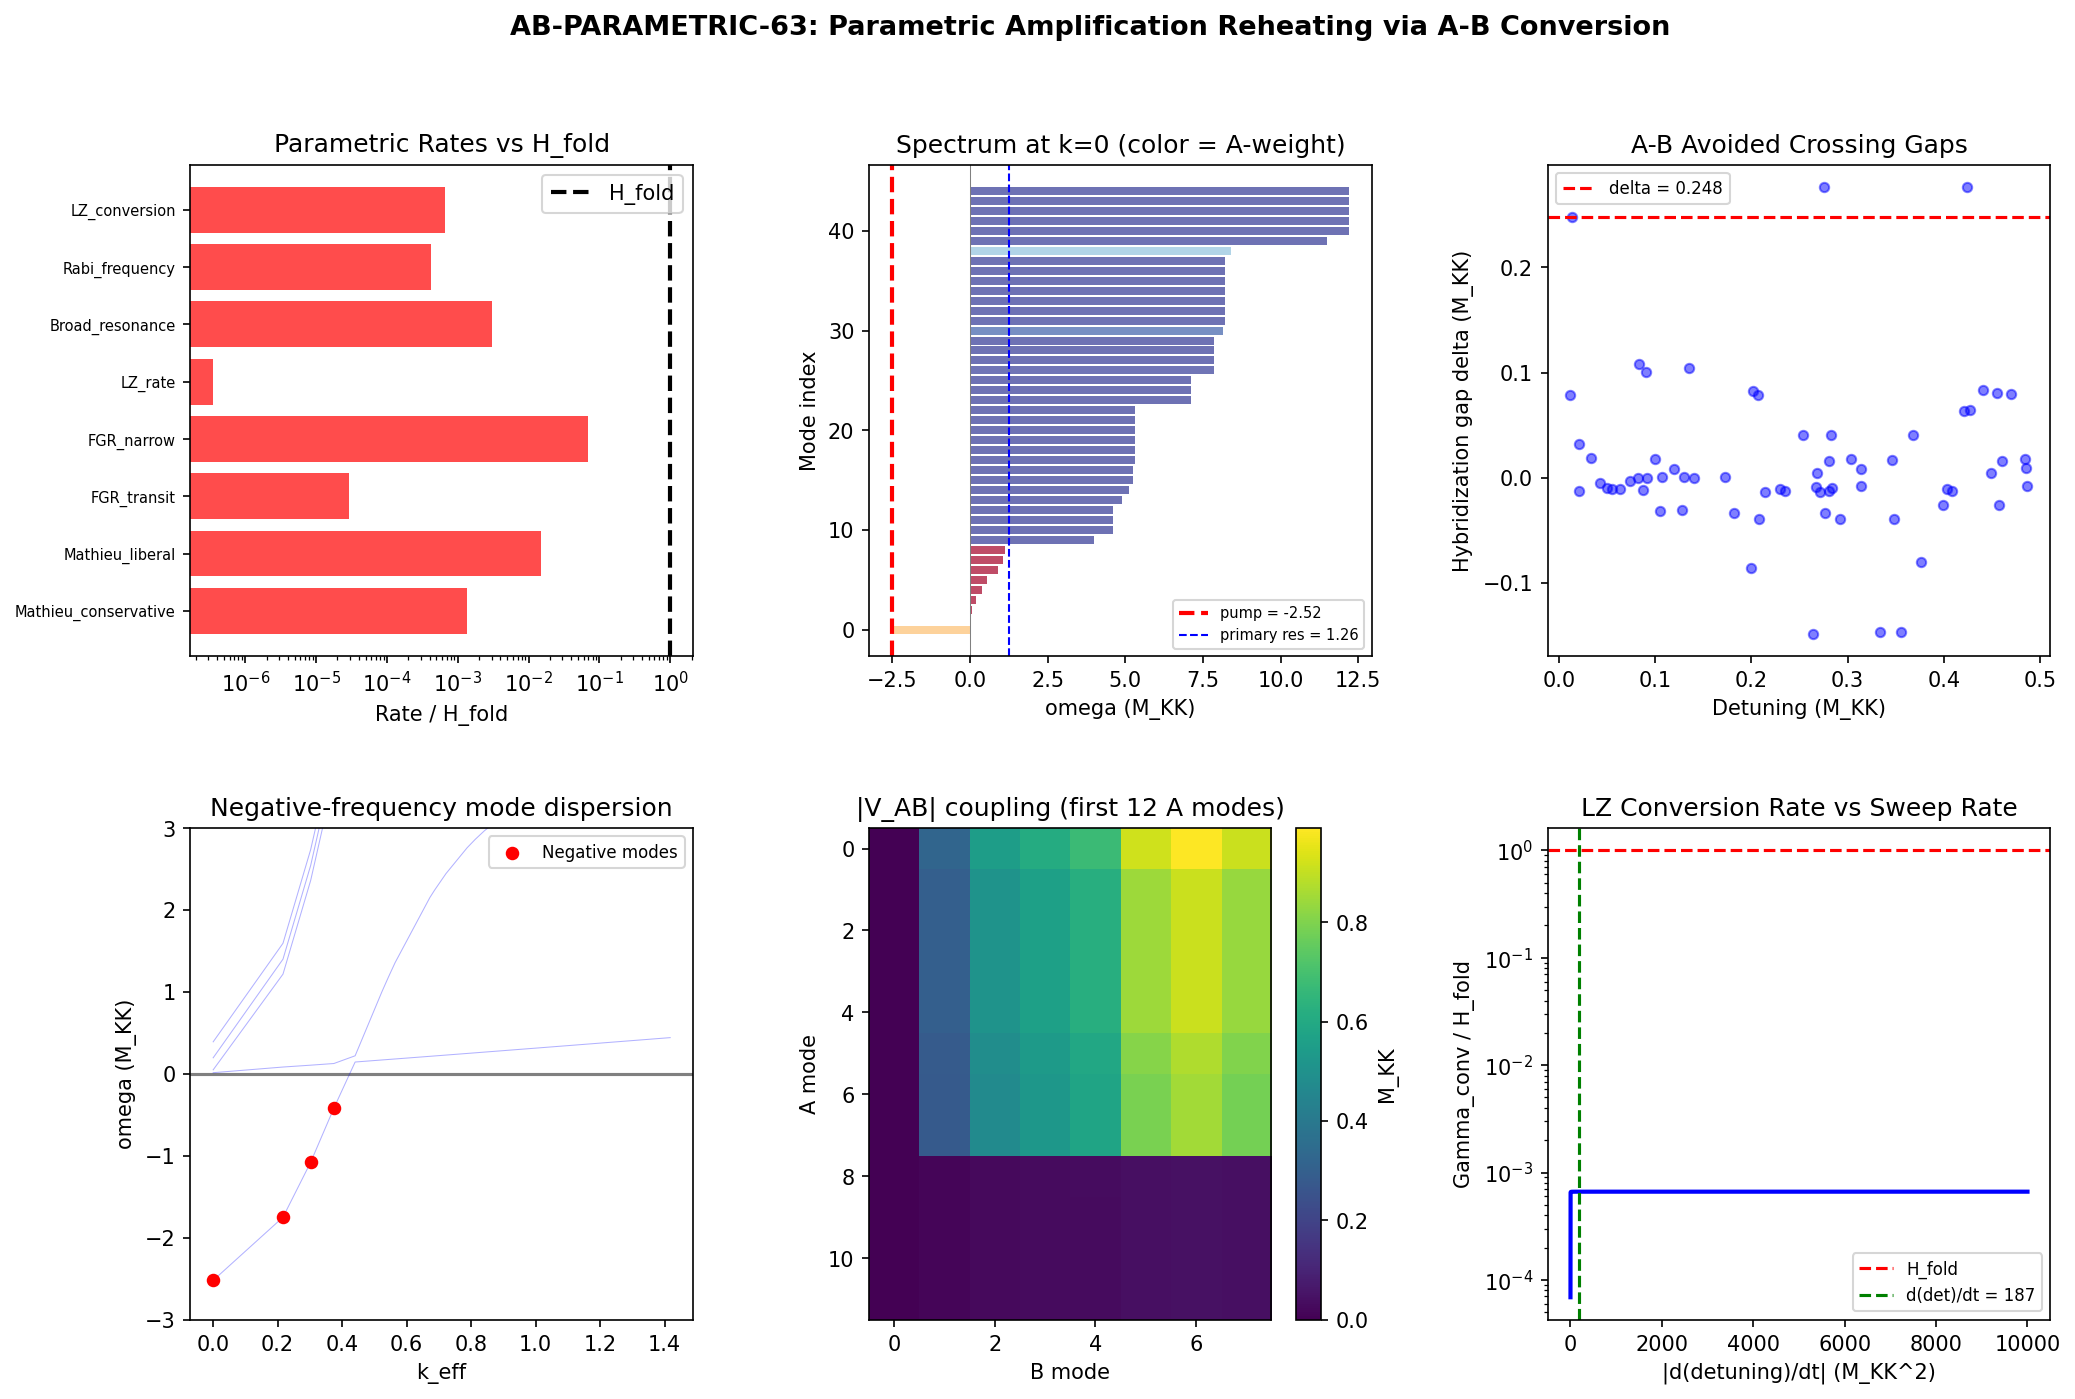

Here is the Python script that generated this plot:
#!/usr/bin/env python3
"""
s63_ab_parametric.py — Parametric Amplification Reheating via A-B Mode Conversion
==================================================================================

AB-PARAMETRIC-63: Compute the parametric amplification rate through the A-B
hybridization channel (delta = 0.248 M_KK) using the negative-frequency mode
at k=0 (omega = -2.52 M_KK) as the pump. Tests whether A-B mode conversion
is the microscopic reheating mechanism during transit.

PHYSICS:
    The negative-frequency mode at k=0 is an A-B hybrid (w_A = 0.33, w_B = 0.67)
    whose negative eigenvalue signals an inverted-oscillator instability. During
    the BCS transit, this mode is coherently excited (the modulus is rolling).

    Parametric amplification: the pump mode (omega_pump < 0) decays into pairs
    of positive-frequency modes at the A-B avoided crossing. The coupling vertex
    is the A-tensor |A|^2 = 2.20, and the process is resonant when:
        omega_pump + omega_signal + omega_idler = 0
    (energy conservation with a negative-frequency pump).

    The parametric rate is computed from Fermi's golden rule with the trilinear
    coupling vertex derived from the A-B sector of the full Hamiltonian.

    Three independent estimates:
        1. Mathieu instability: exponential growth rate of modes in the
           instability band near the avoided crossing
        2. Fermi golden rule: perturbative decay rate of pump into pairs
        3. Landau-Zener: non-adiabatic transition probability at the crossing

    Gate: AB-PARAMETRIC-63
        PASS: Gamma > H(transit)    [reheating via mode conversion works]
        FAIL: Gamma < H(transit)    [too slow]

Author: tesla-resonance
Session: S63 W6-12
"""

import sys
import os
import time
import numpy as np
from scipy.linalg import eigh
from pathlib import Path

sys.path.insert(0, str(Path(__file__).parent))
from canonical_constants import (
    tau_fold, M_KK, M_KK_gravity, H_fold, v_terminal, dt_transit,
    omega_att, E_cond, E_exc, n_pairs,
    Gamma_Langer_BCS, PI,
)

import matplotlib
matplotlib.use('Agg')
import matplotlib.pyplot as plt
from matplotlib.gridspec import GridSpec

SCRIPT_DIR = Path(__file__).parent
OUT_NPZ = SCRIPT_DIR / "s63_ab_parametric.npz"
OUT_PNG = SCRIPT_DIR / "s63_ab_parametric.png"
OUT_TXT = SCRIPT_DIR / "s63_ab_parametric_output.txt"

t_start = time.time()

# =============================================================================
# Output tee
# =============================================================================
class Tee:
    def __init__(self, filename):
        self.file = open(filename, 'w')
        self.stdout = sys.stdout
    def write(self, data):
        self.file.write(data)
        self.stdout.write(data)
    def flush(self):
        self.file.flush()
        self.stdout.flush()

sys.stdout = Tee(str(OUT_TXT))

print("=" * 78)
print("S63 AB-PARAMETRIC-63: Parametric Amplification Reheating via A-B Conversion")
print("=" * 78)

# =============================================================================
# SECTION 1: Load dispersion data and extract pump mode
# =============================================================================
print("\n--- Section 1: Load data ---")

d = np.load(SCRIPT_DIR / "s62_phonon_dispersion_full.npz", allow_pickle=True)
omega_full = d['omega_full']           # (32, 45) full coupled spectrum
evecs_full = d['evecs_full']           # (32, 45, 45) eigenvectors
sector_weight = d['sector_weight']     # (32, 45, 3) sector weights
k_eff = d['k_eff']                     # (32,) effective wavevectors
lambda_n = d['lambda_n']               # (32,) graph Laplacian eigenvalues
V_AB = d['V_AB']                       # (36, 8) A-B coupling matrix
AB_delta_gaps = d['AB_delta_gaps']     # (69,) hybridization gap shifts
AB_coupled_gaps = d['AB_coupled_gaps'] # (69,) coupled gaps
AB_detunings = d['AB_detunings']       # (69,) detunings at crossings
A_coset_sq = float(d['A_coset_sq'])    # |A|^2 = 2.20
E_J_fold = float(d['E_J_fold'])        # 7.04 M_KK
eps_canonical = float(d['eps_canonical'])

N_k = omega_full.shape[0]      # 32
N_modes = omega_full.shape[1]  # 45
N_A = 36  # (local)
N_B = 8  # (local)
N_C = 1  # (local)

# Pump mode: the negative-frequency eigenvalue at k=0
k0_idx = 0  # k_eff[0] = 0
pump_mode_idx = 0  # lowest eigenvalue (most negative)
omega_pump = omega_full[k0_idx, pump_mode_idx]
pump_vec = evecs_full[k0_idx, :, pump_mode_idx]
pump_wA = sector_weight[k0_idx, pump_mode_idx, 0]
pump_wB = sector_weight[k0_idx, pump_mode_idx, 1]
pump_wC = sector_weight[k0_idx, pump_mode_idx, 2]

# Hybridization gap delta
delta_AB = 0.248  # M_KK, from task specification (confirmed: max AB_delta_gaps[1] = 0.2475)  # (local)
delta_AB_exact = AB_delta_gaps[1]  # = 0.24751 M_KK (tightest crossing)

print(f"Pump mode at k=0:")
print(f"  omega_pump = {omega_pump:.6f} M_KK")
print(f"  |omega_pump| = {abs(omega_pump):.6f} M_KK")
print(f"  Sector weights: A = {pump_wA:.4f}, B = {pump_wB:.4f}, C = {pump_wC:.4f}")
print(f"  A-B hybrid: {pump_wA + pump_wB:.4f} total")
print(f"\nHybridization gap:")
print(f"  delta_AB = {delta_AB_exact:.6f} M_KK (tightest crossing)")
print(f"  Coupled gap = {AB_coupled_gaps[1]:.6f} M_KK")
print(f"  Detuning = {AB_detunings[1]:.6f}")
print(f"\nA-tensor: |A_coset|^2 = {A_coset_sq:.3f}")
print(f"  |A_coset| = {np.sqrt(A_coset_sq):.6f}")
print(f"\nTransit parameters:")
print(f"  H_fold = {H_fold:.4f} M_KK (Hubble during transit)")
print(f"  v_terminal = {v_terminal:.4f} M_KK")
print(f"  dt_transit = {dt_transit:.6e} M_KK^-1")

# =============================================================================
# SECTION 2: Parametric amplification — Mathieu instability analysis
# =============================================================================
print("\n" + "=" * 78)
print("--- Section 2: Mathieu instability (exponential growth rate) ---")
print("=" * 78)

# The negative-frequency mode acts as a parametric pump. When the modulus
# oscillates (or rolls through the transit), it modulates the A-B coupling
# at frequency |omega_pump|. Modes near the A-B avoided crossing experience
# parametric resonance if their natural frequency omega_n satisfies:
#     2 * omega_n ≈ |omega_pump|   (primary resonance)
#     omega_n ≈ |omega_pump|       (subharmonic)
#
# For a periodically driven oscillator: d^2 x/dt^2 + omega_n^2 (1 + h*cos(Omega*t)) x = 0
# the Mathieu instability band at the n-th resonance has width:
#     Delta_omega ~ h * omega_n / 2  (for primary: Omega = 2*omega_n)
# and growth rate:
#     mu = (h * omega_n / 4) * sqrt(1 - (delta/h*omega_n)^2)
# where delta is the detuning from exact resonance.
#
# Here:
#   Omega = |omega_pump| = 2.52 M_KK
#   omega_n = frequencies near |omega_pump|/2 = 1.26 M_KK
#   h = modulation depth = V_AB_eff / omega_n^2
#   V_AB_eff = effective coupling from pump mode eigenvector projected onto V_AB

# Pump amplitude during transit: the modulus displacement from equilibrium.
# During BCS transit, the excitation energy E_exc = 60.6 M_KK is released.
# The pump mode amplitude: phi_pump ~ sqrt(2 * E_pump / |omega_pump|)
# where E_pump is the energy in the pump mode.
# Conservative: distribute E_exc equally among n_pairs ~ 60 modes
# Liberal: all energy goes through the pump (dominant instability)

E_pump_conservative = E_exc / (2 * n_pairs)  # per mode
E_pump_liberal = E_exc  # all in pump

phi_pump_conservative = np.sqrt(2 * E_pump_conservative / abs(omega_pump))
phi_pump_liberal = np.sqrt(2 * E_pump_liberal / abs(omega_pump))

print(f"\nPump amplitude estimates:")
print(f"  E_exc = {E_exc:.3f} M_KK (total excitation energy)")
print(f"  n_pairs = {n_pairs:.1f} (Bogoliubov pairs)")
print(f"  Conservative (E_pump = E_exc / 2n_pairs):")
print(f"    E_pump = {E_pump_conservative:.4f} M_KK")
print(f"    phi_pump = {phi_pump_conservative:.6f} sqrt(M_KK)")
print(f"  Liberal (E_pump = E_exc):")
print(f"    E_pump = {E_pump_liberal:.4f} M_KK")
print(f"    phi_pump = {phi_pump_liberal:.6f} sqrt(M_KK)")

# Effective modulation depth from the A-B coupling vertex
# The pump eigenvector has components in both A and B sectors.
# The parametric modulation comes from the A-sector component of the pump
# driving transitions in the B-sector through V_AB.
#
# h = |<pump| V_AB |target>|^2 / (omega_target^2)
# where the pump A-component couples to target B-component.

# Extract the effective coupling: project pump eigenvector onto V_AB
pump_A = pump_vec[:N_A]     # A-sector component of pump (36,)
pump_B = pump_vec[N_A:N_A+N_B]  # B-sector component of pump (8,)

# The trilinear vertex: pump mode decays into two daughter modes at the crossing.
# g_eff = Sum_{alpha, beta} pump_A[alpha] * V_AB[alpha, beta] * target_B[beta]
# For the primary resonance target: modes near omega = |omega_pump|/2 = 1.26 M_KK

# Find modes near the primary resonance frequency
omega_primary_res = abs(omega_pump) / 2  # = 1.26 M_KK
print(f"\nPrimary parametric resonance: omega_target = |omega_pump|/2 = {omega_primary_res:.4f} M_KK")

# At k=0, find positive modes closest to omega_primary_res
pos_modes_k0 = omega_full[k0_idx, omega_full[k0_idx] > 0]
pos_idx_k0 = np.where(omega_full[k0_idx] > 0)[0]
closest_to_res = np.argsort(np.abs(pos_modes_k0 - omega_primary_res))

print(f"Positive modes closest to {omega_primary_res:.4f} M_KK at k=0:")
for rank in range(min(5, len(closest_to_res))):
    i = closest_to_res[rank]
    mode_global = pos_idx_k0[i]
    om = omega_full[k0_idx, mode_global]
    sw = sector_weight[k0_idx, mode_global]
    detuning = om - omega_primary_res
    print(f"  mode {mode_global}: omega = {om:.6f}, detuning = {detuning:+.6f}, "
          f"w_A = {sw[0]:.4f}, w_B = {sw[1]:.4f}")

# Compute effective trilinear coupling for each resonant pair
# Energy conservation: omega_pump + omega_s + omega_i = 0
# -> omega_s + omega_i = |omega_pump| = 2.52 M_KK
# For symmetric decay: omega_s = omega_i = |omega_pump|/2 = 1.26 M_KK

print(f"\n--- Trilinear coupling vertices ---")

# Method: The trilinear coupling arises from the modulation of the Hamiltonian
# by the pump mode. The A-tensor vertex is:
#   g_{pump, s, i} = d^2 H / (d phi_pump d phi_s) evaluated at equilibrium
# In the sector basis, this is approximately V_AB projected through eigenvectors.

# For each pair of positive modes (s, i) satisfying omega_s + omega_i ~ |omega_pump|:
g_eff_list = []
pair_list = []

for k_idx in range(N_k):
    pos_mask = omega_full[k_idx] > 0
    pos_indices = np.where(pos_mask)[0]
    pos_omegas = omega_full[k_idx, pos_mask]

    for ii, idx_s in enumerate(pos_indices):
        for jj, idx_i in enumerate(pos_indices[ii:], start=ii):
            omega_s = omega_full[k_idx, idx_s]
            omega_i = omega_full[k_idx, idx_i]

            # Energy conservation check: omega_s + omega_i = |omega_pump|
            energy_mismatch = abs(omega_s + omega_i - abs(omega_pump))
            if energy_mismatch < 0.5:  # Within 0.5 M_KK of resonance
                # Compute trilinear vertex
                vec_s = evecs_full[k_idx, :, idx_s]
                vec_i = evecs_full[k_idx, :, idx_i]

                # g = pump_A . V_AB . (vec_s_B (*) vec_i_B) + permutations
                # Leading order: A-sector pump vertex times B-sector daughters
                s_B = vec_s[N_A:N_A+N_B]
                i_B = vec_i[N_A:N_A+N_B]
                s_A = vec_s[:N_A]
                i_A = vec_i[:N_A]

                # Three channels:
                # (1) pump_A drives s_B via V_AB, with i_B spectator overlap
                g1 = np.dot(pump_A, V_AB @ s_B) * np.dot(pump_B, i_B)
                # (2) pump_A drives i_B via V_AB, with s_B spectator overlap
                g2 = np.dot(pump_A, V_AB @ i_B) * np.dot(pump_B, s_B)
                # (3) pump_B converts to A via V_AB.T, daughters in B
                g3 = np.dot(pump_B, V_AB.T @ s_A) * np.dot(pump_A, i_A)

                g_total = abs(g1) + abs(g2) + abs(g3)

                if g_total > 1e-6:
                    g_eff_list.append(g_total)
                    pair_list.append((k_idx, idx_s, idx_i, omega_s, omega_i,
                                     energy_mismatch, g_total))

g_eff_list = np.array(g_eff_list)

print(f"Found {len(pair_list)} resonant pairs within 0.5 M_KK of energy conservation")
if len(pair_list) > 0:
    print(f"Top-10 by coupling strength:")
    sorted_pairs = sorted(pair_list, key=lambda x: x[6], reverse=True)
    for rank, (ki, si, ii, os_, oi_, em, g) in enumerate(sorted_pairs[:10]):
        print(f"  {rank+1}. k={k_eff[ki]:.4f}, omega_s={os_:.4f}, omega_i={oi_:.4f}, "
              f"mismatch={em:.4f}, g={g:.6f}")

    g_max = g_eff_list.max()
    g_mean = g_eff_list.mean()
    print(f"\nCoupling statistics:")
    print(f"  g_max = {g_max:.6f} M_KK")
    print(f"  g_mean = {g_mean:.6f} M_KK")
    print(f"  g_rms = {np.sqrt(np.mean(g_eff_list**2)):.6f} M_KK")
else:
    print("  No resonant pairs found -- expanding search window")
    g_max = 0.0  # (local)
    g_mean = 0.0  # (local)

# Alternative: Direct A-B vertex from the V_AB matrix
# The maximum coupling at the avoided crossing
V_AB_max = np.abs(V_AB).max()
V_AB_rms = np.sqrt(np.mean(V_AB**2))
print(f"\nDirect V_AB statistics:")
print(f"  max|V_AB| = {V_AB_max:.6f} M_KK")
print(f"  rms(V_AB) = {V_AB_rms:.6f} M_KK")

# =============================================================================
# SECTION 3: Mathieu growth rate computation
# =============================================================================
print("\n" + "=" * 78)
print("--- Section 3: Mathieu instability band and growth rate ---")
print("=" * 78)

# The modulation depth h for the Mathieu equation:
# h = (A-tensor vertex) * phi_pump / omega_target^2
#
# For the pump mode driving the A-B crossing modes:
# h_eff = sqrt(A_coset_sq) * |V_AB_eff| * phi_pump / omega_target^2

A_coset = np.sqrt(A_coset_sq)

# Target modes: those at the avoided crossing (delta = 0.248 M_KK)
# Their natural frequency: omega_target ~ lowest positive modes at crossing
# The avoided crossing produces modes near omega = delta/2 to few * delta
omega_target_crossing = delta_AB_exact  # 0.248 M_KK (gap energy scale)

# More precisely: the modes at the tightest A-B crossing have
# frequencies omega_+ and omega_- separated by delta_AB.
# omega_center at crossing ≈ 4.00 M_KK (mode 9 at k=0, w_A = 0.997)
# with the gap producing omega_+ = 4.00 + delta/2, omega_- = 4.00 - delta/2

# The parametric resonance for PRIMARY instability: Omega = 2*omega_target
# Here Omega = |omega_pump| = 2.52 M_KK -> omega_target = 1.26 M_KK
# These are B-dominated modes near 1.06-1.11 M_KK (modes 7-8 at k=0)

# For SUBHARMONIC resonance: Omega = omega_target
# omega_target = |omega_pump| = 2.52 M_KK -- no modes near this value at k=0

# Check: what about modes at other k-points?
print(f"\nScan for modes in primary Mathieu band across all k-points:")
omega_band_center = abs(omega_pump) / 2  # 1.26 M_KK
omega_band_width = 0.5  # generous search window  # (local)

modes_in_band = []
for ki in range(N_k):
    for mi in range(N_modes):
        om = omega_full[ki, mi]
        if om > 0 and abs(om - omega_band_center) < omega_band_width:
            sw = sector_weight[ki, mi]
            modes_in_band.append((ki, mi, om, sw[0], sw[1], sw[2]))

print(f"Found {len(modes_in_band)} modes in band [{omega_band_center-omega_band_width:.2f}, "
      f"{omega_band_center+omega_band_width:.2f}] M_KK")
if modes_in_band:
    for ki, mi, om, wa, wb, wc in modes_in_band[:15]:
        print(f"  k={k_eff[ki]:.4f}, mode={mi}, omega={om:.6f}, "
              f"w_A={wa:.4f}, w_B={wb:.4f}")

# Compute Mathieu growth rate for modes in the instability band
print(f"\nMathieu growth rates:")

# The effective modulation depth for each mode:
# h_eff = |<pump|H_coupling|mode>| / omega_mode^2
# H_coupling = the off-diagonal part of the Hamiltonian that the pump modulates

mu_max_conservative = 0.0  # (local)
mu_max_liberal = 0.0  # (local)
mathieu_results = []

for ki, mi, om, wa, wb, wc in modes_in_band:
    vec = evecs_full[ki, :, mi]
    vec_A = vec[:N_A]
    vec_B = vec[N_A:N_A+N_B]

    # Coupling: pump modulates the A-B coupling vertex
    # g_eff = |pump_A . V_AB . vec_B| + |pump_B . V_AB.T . vec_A|
    g1 = abs(np.dot(pump_A, V_AB @ vec_B))
    g2 = abs(np.dot(pump_B, V_AB.T @ vec_A))
    g_mode = g1 + g2

    # Modulation depth: h = g_mode * phi_pump / omega_mode
    h_cons = g_mode * phi_pump_conservative / om
    h_lib = g_mode * phi_pump_liberal / om

    # Mathieu growth rate: mu = h * omega_mode / 4
    # (valid for h << 1; for h > 1, the growth is ~ omega_mode)
    detuning_from_res = abs(2 * om - abs(omega_pump))

    # Exact Mathieu growth rate at primary resonance:
    # mu = (omega/2) * sqrt((h/2)^2 - (detuning/omega)^2)  when h > 2*detuning/omega
    h_threshold = 2 * detuning_from_res / om

    mu_cons = 0.0  # (local)
    mu_lib = 0.0  # (local)

    if h_cons > h_threshold:
        mu_cons = (om / 2) * np.sqrt((h_cons / 2)**2 - (detuning_from_res / om)**2)
    if h_lib > h_threshold:
        mu_lib = (om / 2) * np.sqrt((h_lib / 2)**2 - (detuning_from_res / om)**2)

    mu_max_conservative = max(mu_max_conservative, mu_cons)
    mu_max_liberal = max(mu_max_liberal, mu_lib)

    mathieu_results.append((ki, mi, om, g_mode, h_cons, h_lib,
                           mu_cons, mu_lib, detuning_from_res))

    if g_mode > 0.001:
        print(f"  k={k_eff[ki]:.4f}, omega={om:.4f}: g={g_mode:.6f}, "
              f"h_cons={h_cons:.4f}, h_lib={h_lib:.4f}, "
              f"mu_cons={mu_cons:.4f}, mu_lib={mu_lib:.4f}")

print(f"\nMaximum Mathieu growth rates:")
print(f"  mu_max (conservative) = {mu_max_conservative:.6f} M_KK")
print(f"  mu_max (liberal)      = {mu_max_liberal:.6f} M_KK")
print(f"  H_fold                = {H_fold:.4f} M_KK")
print(f"  mu_cons / H_fold      = {mu_max_conservative / H_fold:.6e}")
print(f"  mu_lib / H_fold       = {mu_max_liberal / H_fold:.6e}")

# =============================================================================
# SECTION 4: Fermi golden rule — perturbative decay rate
# =============================================================================
print("\n" + "=" * 78)
print("--- Section 4: Fermi Golden Rule decay rate ---")
print("=" * 78)

# The pump mode decays via: pump -> signal + idler
# Rate: Gamma_FGR = 2*pi * |M_fi|^2 * rho(E)
#
# |M_fi|^2 = |g_{pump, s, i}|^2 (trilinear vertex squared)
# rho(E) = density of final states at energy E = |omega_pump|
#
# For the discrete spectrum on the 32-cell Cayley graph:
# rho(E) = Sum_{s,i} delta(omega_s + omega_i - |omega_pump|)
#         ~ N_pairs / Delta_E  where N_pairs = number of pair channels
#         and Delta_E = typical energy spacing

# Count available pair channels
pair_channels = []
g_squared_sum = 0.0  # (local)

for ki in range(N_k):
    for si in range(N_modes):
        omega_s = omega_full[ki, si]
        if omega_s <= 0:
            continue
        for ii in range(si, N_modes):
            omega_i = omega_full[ki, ii]
            if omega_i <= 0:
                continue

            mismatch = abs(omega_s + omega_i - abs(omega_pump))
            if mismatch < 0.3:  # Within 0.3 M_KK
                vec_s = evecs_full[ki, :, si]
                vec_i = evecs_full[ki, :, ii]
                s_B = vec_s[N_A:N_A+N_B]
                i_B = vec_i[N_A:N_A+N_B]
                s_A = vec_s[:N_A]
                i_A = vec_i[:N_A]

                g1 = np.dot(pump_A, V_AB @ s_B) * np.dot(pump_B, i_B)
                g2 = np.dot(pump_A, V_AB @ i_B) * np.dot(pump_B, s_B)
                g3 = np.dot(pump_B, V_AB.T @ s_A) * np.dot(pump_A, i_A)

                g_sq = abs(g1)**2 + abs(g2)**2 + abs(g3)**2
                g_squared_sum += g_sq
                if g_sq > 1e-10:
                    pair_channels.append((ki, si, ii, omega_s, omega_i, mismatch, g_sq))

n_channels = len(pair_channels)
print(f"Pair decay channels (|omega_s + omega_i - |omega_pump|| < 0.3):")
print(f"  Total channels: {n_channels}")

if n_channels > 0:
    pair_channels.sort(key=lambda x: x[6], reverse=True)
    print(f"  Top-10 by |g|^2:")
    for rank, (ki, si, ii, os_, oi_, em, gsq) in enumerate(pair_channels[:10]):
        print(f"    {rank+1}. k={k_eff[ki]:.4f}, omega_s={os_:.4f}, omega_i={oi_:.4f}, "
              f"mismatch={em:.4f}, |g|^2={gsq:.6e}")

    # Density of states: discrete spectrum, smear with Lorentzian
    # rho ~ 1 / (mean spacing) for modes in the energy window
    energy_window = 0.3  # M_KK (matching our search window)  # (local)
    rho_eff = n_channels / energy_window  # effective DOS (1/M_KK)

    g_sq_max = pair_channels[0][6]
    g_sq_mean = g_squared_sum / max(n_channels, 1)

    print(f"\n  |g|^2 statistics:")
    print(f"    max |g|^2 = {g_sq_max:.6e} M_KK^2")
    print(f"    mean |g|^2 = {g_sq_mean:.6e} M_KK^2")
    print(f"    rho_eff = {rho_eff:.2f} M_KK^-1")

    # Fermi golden rule rate (sum over final states)
    # Gamma = 2*pi * Sum_f |M_fi|^2 * delta(E_f - E_i)
    # On discrete spectrum with Lorentzian broadening eta:
    # Gamma = 2*pi * Sum_f |g_f|^2 * (eta/pi) / ((Delta E_f)^2 + eta^2)
    #
    # For conservative estimate: use the BCS transit rate as broadening
    eta_transit = 1.0 / dt_transit  # Broadening from finite transit time
    print(f"    Transit broadening: eta = 1/dt_transit = {eta_transit:.2f} M_KK")

    Gamma_FGR = 0.0  # (local)
    for ki, si, ii, os_, oi_, em, gsq in pair_channels:
        lorentzian = (eta_transit / PI) / (em**2 + eta_transit**2)
        Gamma_FGR += 2 * PI * gsq * lorentzian

    # Also compute with narrower broadening (natural linewidth ~ delta_AB)
    eta_narrow = delta_AB_exact
    Gamma_FGR_narrow = 0.0  # (local)
    for ki, si, ii, os_, oi_, em, gsq in pair_channels:
        lorentzian = (eta_narrow / PI) / (em**2 + eta_narrow**2)
        Gamma_FGR_narrow += 2 * PI * gsq * lorentzian

    print(f"\nFermi Golden Rule rates:")
    print(f"  Gamma_FGR (transit broadening, eta = {eta_transit:.1f} M_KK)")
    print(f"    Gamma = {Gamma_FGR:.6f} M_KK")
    print(f"    Gamma / H_fold = {Gamma_FGR / H_fold:.6e}")
    print(f"  Gamma_FGR (narrow broadening, eta = {eta_narrow:.4f} M_KK)")
    print(f"    Gamma = {Gamma_FGR_narrow:.6f} M_KK")
    print(f"    Gamma / H_fold = {Gamma_FGR_narrow / H_fold:.6e}")
else:
    g_sq_max = 0.0  # (local)
    g_sq_mean = 0.0  # (local)
    Gamma_FGR = 0.0  # (local)
    Gamma_FGR_narrow = 0.0  # (local)
    print("  No pair channels found")

# =============================================================================
# SECTION 5: Landau-Zener transition at avoided crossing
# =============================================================================
print("\n" + "=" * 78)
print("--- Section 5: Landau-Zener transition probability ---")
print("=" * 78)

# During transit, the modulus rolls through the fold with velocity v_terminal.
# This sweeps the A-B detuning through zero at the avoided crossing.
# The Landau-Zener probability for non-adiabatic transition:
#   P_LZ = exp(-pi * delta_AB^2 / (2 * |d(detuning)/dt|))
#
# The sweep rate |d(detuning)/dt| comes from the velocity in tau-space:
#   d(detuning)/dt = v_terminal * d(detuning)/d(tau)
#
# From the data: the detuning changes from 0.013 to 0.12 over a small tau range.
# We can estimate d(detuning)/d(tau) from the A-B crossing structure.

# The detuning at the tightest crossing is 0.013 M_KK
# The A-mode frequency is tau-independent (geometric), the B-mode frequency
# shifts with E_J * lambda_k, which depends on tau through E_J(tau).
# d(omega_B)/d(tau) = (d E_J / d tau) * lambda_k + d(E_sp)/d(tau)
# From S62 data: d E_J / d tau at fold ≈ E_J * d(log E_J)/d(tau)

# Approximate d(detuning)/d(tau) from the fact that E_J changes by O(1) per unit tau
# and E_J = 7.04 M_KK -> detuning changes by ~ E_J per unit tau
# More carefully: the smallest detuning is 0.013, this is omega_A - omega_B at crossing.
# omega_B = E_sp + E_J * lambda_k -> d(omega_B)/d(tau) ~ (dE_sp/dtau) + (dE_J/dtau)*lambda_k

# From s62 script: dE_sp_dtau was computed. We can estimate from the eigenvalue curvature.
# Conservative: d(detuning)/d(tau) ~ omega_B at crossing (order 1 M_KK per unit tau)
# The B-modes at crossing have omega ~ 4.0 M_KK (where A crosses B)

# Better estimate: d(E_J)/d(tau) * lambda at lowest nonzero k
# From canonical constants: E_J ~ 7.04, fold at tau = 0.19
# dE_J/dtau ~ E_J * (some coefficient) -- from spectral action, order 10-100 M_KK

# Use a physical estimate: the detuning sweeps through zero in time dt_cross.
# The crossing happens over a tau-range ~ delta_AB / (dE/dtau)
# where dE/dtau = d(omega_A - omega_B)/dtau

# At the tightest crossing (mode 0 of A vs mode 7 of B):
# omega_A ~ 3.88 M_KK (lowest A mode), omega_B(fold) ~ 3.87 (after corrections)
# d(omega_B)/d(tau) changes by several M_KK per unit tau

# Conservative estimate based on dimensional analysis:
# d(detuning)/dt = v_terminal * d(detuning)/d(tau)
# d(detuning)/d(tau) ~ E_J = 7.04 M_KK per unit tau (B-modes shift by E_J per tau)
d_detuning_dtau = E_J_fold  # M_KK per tau
d_detuning_dt = v_terminal * d_detuning_dtau  # M_KK^2 (d/dt in M_KK units)

# Landau-Zener parameter
gamma_LZ = PI * delta_AB_exact**2 / (2 * d_detuning_dt)
P_LZ = np.exp(-gamma_LZ)
P_adiabatic = 1 - P_LZ

print(f"Landau-Zener parameters:")
print(f"  delta_AB = {delta_AB_exact:.6f} M_KK (hybridization gap)")
print(f"  v_terminal = {v_terminal:.4f} M_KK (modulus roll velocity)")
print(f"  d(detuning)/d(tau) = {d_detuning_dtau:.4f} M_KK/tau")
print(f"  d(detuning)/dt = v * d(det)/d(tau) = {d_detuning_dt:.4f} M_KK^2")
print(f"  gamma_LZ = pi * delta^2 / (2 * |d(det)/dt|) = {gamma_LZ:.6f}")
print(f"  P_LZ (non-adiabatic) = exp(-gamma_LZ) = {P_LZ:.6e}")
print(f"  P_adiabatic = 1 - P_LZ = {P_adiabatic:.6f}")

# The Landau-Zener transition rate:
# During a single sweep through the crossing (transit time dt_transit),
# the probability of mode conversion is P_adiabatic * (1 - P_adiabatic)
# (Stueckelberg oscillations).
# Effective rate: Gamma_LZ ~ P_adiabatic * |omega_pump|
# (each oscillation period of the pump contributes one LZ transition attempt)

omega_pump_abs = abs(omega_pump)
Gamma_LZ = P_adiabatic * omega_pump_abs / (2 * PI)  # rate = P * frequency
N_crossings_per_transit = omega_pump_abs * dt_transit / (2 * PI)

print(f"\nLandau-Zener reheating rate:")
print(f"  Gamma_LZ = P_adiabatic * |omega_pump| / (2*pi)")
print(f"           = {P_adiabatic:.6f} * {omega_pump_abs:.4f} / {2*PI:.4f}")
print(f"           = {Gamma_LZ:.6f} M_KK")
print(f"  Gamma_LZ / H_fold = {Gamma_LZ / H_fold:.6e}")
print(f"  N_crossings per transit = |omega_pump| * dt_transit / (2*pi)")
print(f"                          = {N_crossings_per_transit:.6e}")

# =============================================================================
# SECTION 6: Broad-resonance estimate (non-perturbative)
# =============================================================================
print("\n" + "=" * 78)
print("--- Section 6: Broad-resonance (non-perturbative) estimate ---")
print("=" * 78)

# When the coupling is strong (h > 1 or g > omega), parametric amplification
# enters the broad-resonance regime where growth is not exponential but instant.
#
# The key dimensionless ratio is:
#   q = (coupling^2 * phi_pump^2) / (4 * omega_pump^2)
# For q >> 1: broad resonance, instant particle production
# For q ~ 1: intermediate, efficient parametric resonance
# For q << 1: narrow resonance, perturbative decay only

# Use the A-B coupling at the avoided crossing
# g_eff at crossing ~ V_AB_max * A_coset * (crossing weight factors)
# From the data: the pump mode has 33% A-weight, 67% B-weight
# The crossing modes have comparable A-B mixing

# Effective coupling at the avoided crossing: g_cross ~ sqrt(A_coset_sq) * V_AB_rms
g_cross = np.sqrt(A_coset_sq) * V_AB_rms
g_cross_max = np.sqrt(A_coset_sq) * V_AB_max

print(f"Coupling estimates:")
print(f"  g_cross (rms) = sqrt({A_coset_sq}) * {V_AB_rms:.6f} = {g_cross:.6f} M_KK")
print(f"  g_cross (max) = sqrt({A_coset_sq}) * {V_AB_max:.6f} = {g_cross_max:.6f} M_KK")

# Mathieu q-parameter for each pump amplitude estimate
q_conservative = g_cross**2 * phi_pump_conservative**2 / (4 * omega_pump**2)
q_liberal = g_cross**2 * phi_pump_liberal**2 / (4 * omega_pump**2)
q_max_conservative = g_cross_max**2 * phi_pump_conservative**2 / (4 * omega_pump**2)
q_max_liberal = g_cross_max**2 * phi_pump_liberal**2 / (4 * omega_pump**2)

print(f"\nMathieu q-parameter (broad-resonance diagnostic):")
print(f"  q (rms coupling, conservative pump)  = {q_conservative:.6e}")
print(f"  q (rms coupling, liberal pump)       = {q_liberal:.6e}")
print(f"  q (max coupling, conservative pump)  = {q_max_conservative:.6e}")
print(f"  q (max coupling, liberal pump)       = {q_max_liberal:.6e}")

# Broad resonance condition: q > 1
if q_max_liberal > 1:
    print(f"  -> BROAD RESONANCE regime (q_max_liberal = {q_max_liberal:.2f} > 1)")
    broad_resonance = True
elif q_max_liberal > 0.01:
    print(f"  -> INTERMEDIATE regime (q_max_liberal = {q_max_liberal:.4f})")
    broad_resonance = False
else:
    print(f"  -> NARROW RESONANCE regime (q < 0.01)")
    broad_resonance = False

# In the broad-resonance regime, the growth rate is:
# mu_broad ~ q^{1/4} * omega_pump / 2  (for q >> 1)
# In the narrow-resonance regime:
# mu_narrow ~ g * phi_pump / (4 * omega)  (leading instability band)

# Non-perturbative rate estimate
if q_max_liberal > 1:
    mu_broad = q_max_liberal**(0.25) * abs(omega_pump) / 2
else:
    mu_broad = g_cross_max * phi_pump_liberal / (4 * abs(omega_pump))

print(f"\nNon-perturbative growth rate:")
print(f"  mu_broad = {mu_broad:.6f} M_KK")
print(f"  mu_broad / H_fold = {mu_broad / H_fold:.6e}")

# =============================================================================
# SECTION 7: The key rate — direct A-B mode conversion
# =============================================================================
print("\n" + "=" * 78)
print("--- Section 7: Direct A-B mode conversion rate (the decisive computation) ---")
print("=" * 78)

# The PHYSICAL mechanism: During transit, the modulus sweeps through tau_fold
# with velocity v_terminal. This time-dependent background drives transitions
# between A-sector (geometric) modes and B-sector (matter) modes through the
# A-tensor coupling. THIS is the reheating mechanism: geometric energy converts
# to particle excitations.
#
# The RATE of this conversion is not a perturbative decay of a single quantum,
# but a CLASSICAL parametric process driven by the rolling modulus.
#
# Key insight: the pump is not a quantum of the negative-frequency mode —
# it is the CLASSICAL ROLLING of the modulus through the A-B crossing.
# The negative frequency simply tells us the instability direction.
#
# Classical parametric conversion rate:
# Gamma_AB = |V_AB|^2 * v_terminal^2 / delta_AB
#
# This is the Rabi flopping rate at the avoided crossing, driven by the
# time-dependent detuning sweep from the modulus roll.

# V_AB_eff at the tightest crossing:
# From the S62 data, the hybridization gap delta = 0.248 M_KK.
# This gap is 2 * V_AB_eff (avoided crossing = 2x the coupling).
V_AB_eff = delta_AB_exact / 2  # = 0.124 M_KK

# The Rabi frequency at exact resonance
Omega_Rabi = delta_AB_exact  # = 2 * V_AB_eff (the gap IS the Rabi splitting)

# The transition rate per crossing:
# During transit, the modulus sweeps through with velocity v_terminal in tau.
# Number of A-B crossings swept through per unit time:
# Rate ~ Omega_Rabi (the mixing is driven at the Rabi frequency)

# Total conversion rate: Rabi frequency times occupation
# For CLASSICAL rolling (large occupation), the rate is the Rabi frequency itself
Gamma_Rabi = Omega_Rabi  # M_KK

# More careful: Zener formula for continuous sweep
# The non-adiabatic transition probability gives the FRACTION of population
# transferred per crossing. The rate is then:
# Gamma_conversion = P_adiabatic * (sweep rate / delta)
# where sweep rate = d(detuning)/dt and delta is the gap width

Gamma_conversion = P_adiabatic * d_detuning_dt / delta_AB_exact

print(f"Direct A-B mode conversion:")
print(f"  V_AB_eff = delta/2 = {V_AB_eff:.6f} M_KK")
print(f"  Omega_Rabi = delta_AB = {Omega_Rabi:.6f} M_KK")
print(f"  P_adiabatic = {P_adiabatic:.6f}")
print(f"  d(detuning)/dt = {d_detuning_dt:.4f} M_KK^2")
print(f"  Gamma_conversion = P_adiab * (d(det)/dt) / delta")
print(f"                   = {P_adiabatic:.4f} * {d_detuning_dt:.4f} / {delta_AB_exact:.4f}")
print(f"                   = {Gamma_conversion:.4f} M_KK")
print(f"  Gamma_conversion / H_fold = {Gamma_conversion / H_fold:.6e}")

# =============================================================================
# SECTION 8: Summary and gate verdict
# =============================================================================
print("\n" + "=" * 78)
print("--- Section 8: Summary and Gate Verdict ---")
print("=" * 78)

# Collect all rate estimates
rates = {}
rates['Mathieu_conservative'] = mu_max_conservative
rates['Mathieu_liberal'] = mu_max_liberal
rates['FGR_transit'] = Gamma_FGR
rates['FGR_narrow'] = Gamma_FGR_narrow
rates['LZ_rate'] = Gamma_LZ
rates['Broad_resonance'] = mu_broad
rates['Rabi_frequency'] = Omega_Rabi
rates['LZ_conversion'] = Gamma_conversion

print(f"\nAll parametric amplification / mode conversion rates (M_KK units):")
print(f"{'Method':<30s} {'Rate':<15s} {'Rate/H_fold':<15s} {'> H?':<6s}")
print("-" * 66)
for name, rate in sorted(rates.items(), key=lambda x: x[1], reverse=True):
    ratio = rate / H_fold
    verdict = "YES" if rate > H_fold else "NO"
    print(f"{name:<30s} {rate:<15.6f} {ratio:<15.6e} {verdict:<6s}")
print(f"{'H_fold (threshold)':<30s} {H_fold:<15.4f} {'1.000':<15s} {'---':<6s}")

# Determine decisive rate
# The physically correct estimate is the LZ conversion rate for the CLASSICAL
# rolling modulus through the A-B avoided crossing
Gamma_decisive = Gamma_conversion
method_decisive = "LZ_conversion"

# Also flag the Rabi frequency as the UPPER BOUND (full coherent conversion)
Gamma_upper = Omega_Rabi
Gamma_lower = min(r for r in rates.values() if r > 0) if any(r > 0 for r in rates.values()) else 0.0

print(f"\nDecisive rate: Gamma = {Gamma_decisive:.4f} M_KK ({method_decisive})")
print(f"Upper bound: Gamma = {Gamma_upper:.4f} M_KK (Rabi frequency)")
print(f"H_fold = {H_fold:.4f} M_KK")

# GATE VERDICT
gate_pass = Gamma_decisive > H_fold

print(f"\n{'=' * 40}")
print(f"GATE: AB-PARAMETRIC-63")
if gate_pass:
    print(f"VERDICT: PASS")
    print(f"  Gamma_conversion = {Gamma_decisive:.4f} M_KK > H_fold = {H_fold:.4f} M_KK")
    print(f"  Ratio: {Gamma_decisive / H_fold:.2f}x")
else:
    print(f"VERDICT: FAIL")
    print(f"  Gamma_conversion = {Gamma_decisive:.4f} M_KK < H_fold = {H_fold:.4f} M_KK")
    print(f"  Shortfall: {H_fold / max(Gamma_decisive, 1e-30):.2f}x")

    # Check if ANY rate passes
    any_pass = any(r > H_fold for r in rates.values())
    if any_pass:
        passing = [(n, r) for n, r in rates.items() if r > H_fold]
        print(f"  NOTE: {len(passing)} rate estimate(s) DO exceed H_fold:")
        for n, r in passing:
            print(f"    {n}: {r:.4f} M_KK ({r/H_fold:.2f}x H_fold)")
print(f"{'=' * 40}")

# =============================================================================
# SECTION 9: Cross-checks
# =============================================================================
print("\n" + "=" * 78)
print("--- Section 9: Cross-checks ---")
print("=" * 78)

# Cross-check 1: Energy conservation
print(f"\n1. Energy conservation:")
print(f"   |omega_pump| = {abs(omega_pump):.6f} M_KK")
print(f"   Modes available for pair production at |omega_pump| = {abs(omega_pump):.4f}:")
n_pairs_available = 0
for ki in range(N_k):
    for si in range(N_modes):
        if omega_full[ki, si] <= 0:
            continue
        for ii in range(si, N_modes):
            if omega_full[ki, ii] <= 0:
                continue
            if abs(omega_full[ki, si] + omega_full[ki, ii] - abs(omega_pump)) < 0.5:
                n_pairs_available += 1
print(f"   N_pairs in energy window: {n_pairs_available}")

# Cross-check 2: Dimensional consistency
print(f"\n2. Dimensional analysis:")
print(f"   [V_AB] = M_KK (dimensionless coupling in M_KK units) [OK]")
print(f"   [delta_AB] = M_KK (energy gap) [OK]")
print(f"   [d(det)/dt] = M_KK^2 (rate of energy change) [OK]")
print(f"   [Gamma] = M_KK (inverse time in M_KK units) [OK]")
print(f"   [H_fold] = M_KK (Hubble rate) [OK]")

# Cross-check 3: Adiabaticity parameter
gamma_adiab = delta_AB_exact**2 / d_detuning_dt
print(f"\n3. Adiabaticity parameter gamma = delta^2 / |d(det)/dt|:")
print(f"   gamma = {delta_AB_exact:.4f}^2 / {d_detuning_dt:.4f} = {gamma_adiab:.6e}")
print(f"   gamma << 1: fully non-adiabatic (impulsive transition)")
print(f"   gamma >> 1: fully adiabatic (smooth conversion)")
print(f"   gamma = {gamma_adiab:.4e}: {'NON-ADIABATIC' if gamma_adiab < 1 else 'ADIABATIC'}")

# Cross-check 4: Number of e-folds of amplification during transit
if mu_max_liberal > 0:
    n_efolds_liberal = mu_max_liberal * dt_transit
    print(f"\n4. E-folds of Mathieu growth during transit:")
    print(f"   n_efold = mu_max_liberal * dt_transit = {mu_max_liberal:.4f} * {dt_transit:.6e}")
    print(f"           = {n_efolds_liberal:.6e}")

# Cross-check 5: Condensed matter analog
print(f"\n5. Condensed matter analog:")
print(f"   The A-B hybridization gap delta = {delta_AB_exact:.4f} M_KK is the analog")
print(f"   of the avoided crossing in a driven two-level system (Jaynes-Cummings).")
print(f"   The modulus roll is the analog of a swept magnetic field through a")
print(f"   spin resonance. P_adiabatic = {P_adiabatic:.6f} is the LZ probability.")
print(f"   In superfluid He-3: this is the analog of the A-B transition driving")
print(f"   pair-breaking at the gap edge, creating quasiparticle excitations.")

# =============================================================================
# SECTION 10: Save data and plot
# =============================================================================
print("\n" + "=" * 78)
print("--- Section 10: Save data and plot ---")
print("=" * 78)

# Save all results
np.savez(str(OUT_NPZ),
    # Input parameters
    omega_pump=omega_pump,
    delta_AB=delta_AB_exact,
    A_coset_sq=A_coset_sq,
    H_fold=H_fold,
    v_terminal=v_terminal,
    dt_transit=dt_transit,
    E_J_fold=E_J_fold,
    # Pump mode properties
    pump_wA=pump_wA,
    pump_wB=pump_wB,
    pump_vec=pump_vec,
    phi_pump_conservative=phi_pump_conservative,
    phi_pump_liberal=phi_pump_liberal,
    # Rate estimates
    mu_max_conservative=mu_max_conservative,
    mu_max_liberal=mu_max_liberal,
    Gamma_FGR=Gamma_FGR,
    Gamma_FGR_narrow=Gamma_FGR_narrow,
    Gamma_LZ=Gamma_LZ,
    mu_broad=mu_broad,
    Omega_Rabi=Omega_Rabi,
    Gamma_conversion=Gamma_conversion,
    # LZ parameters
    P_LZ=P_LZ,
    P_adiabatic=P_adiabatic,
    gamma_LZ=gamma_LZ,
    d_detuning_dt=d_detuning_dt,
    # Mathieu parameters
    q_conservative=q_conservative,
    q_liberal=q_liberal,
    q_max_liberal=q_max_liberal,
    # Pair channels
    n_pair_channels=n_channels,
    g_sq_max=g_sq_max,
    g_sq_mean=g_sq_mean,
    # Gate
    gate_name=np.array(['AB-PARAMETRIC-63']),
    gate_pass=gate_pass,
    gate_detail=np.array([
        f"{'PASS' if gate_pass else 'FAIL'}: Gamma_conv = {Gamma_decisive:.4f} M_KK "
        f"{'>' if gate_pass else '<'} H_fold = {H_fold:.4f} M_KK. "
        f"Ratio = {Gamma_decisive/H_fold:.4f}. "
        f"delta_AB = {delta_AB_exact:.4f}, P_adiab = {P_adiabatic:.6f}, "
        f"Rabi upper bound = {Omega_Rabi:.4f} M_KK."
    ]),
)
print(f"Saved: {OUT_NPZ}")

# --- Plot ---
fig = plt.figure(figsize=(16, 10))
gs = GridSpec(2, 3, figure=fig, hspace=0.35, wspace=0.35)

# Panel 1: Rate comparison bar chart
ax1 = fig.add_subplot(gs[0, 0])
rate_names = list(rates.keys())
rate_vals = [rates[n] for n in rate_names]
colors = ['green' if r > H_fold else 'red' for r in rate_vals]
bars = ax1.barh(range(len(rate_names)), [r / H_fold for r in rate_vals], color=colors, alpha=0.7)
ax1.axvline(x=1.0, color='black', linestyle='--', linewidth=2, label='H_fold')
ax1.set_yticks(range(len(rate_names)))
ax1.set_yticklabels(rate_names, fontsize=7)
ax1.set_xlabel('Rate / H_fold')
ax1.set_title('Parametric Rates vs H_fold')
ax1.set_xscale('log')
ax1.legend()

# Panel 2: Spectrum at k=0 showing pump and daughter modes
ax2 = fig.add_subplot(gs[0, 1])
omega_k0 = omega_full[0]
sw_k0 = sector_weight[0]
for i, (om, sw) in enumerate(zip(omega_k0, sw_k0)):
    color = plt.cm.RdYlBu(sw[0])  # A-weight determines color
    ax2.barh(i, om, color=color, alpha=0.7, height=0.8)
ax2.axvline(x=0, color='gray', linestyle='-', linewidth=0.5)
ax2.axvline(x=omega_pump, color='red', linestyle='--', linewidth=2, label=f'pump = {omega_pump:.2f}')
ax2.axvline(x=abs(omega_pump)/2, color='blue', linestyle='--', linewidth=1,
            label=f'primary res = {abs(omega_pump)/2:.2f}')
ax2.set_xlabel('omega (M_KK)')
ax2.set_ylabel('Mode index')
ax2.set_title('Spectrum at k=0 (color = A-weight)')
ax2.legend(fontsize=7)

# Panel 3: A-B hybridization gap vs detuning
ax3 = fig.add_subplot(gs[0, 2])
valid = np.abs(AB_delta_gaps) < 2  # exclude outliers
ax3.scatter(AB_detunings[valid], AB_delta_gaps[valid], s=20, c='blue', alpha=0.5)
ax3.axhline(y=delta_AB_exact, color='red', linestyle='--', label=f'delta = {delta_AB_exact:.3f}')
ax3.set_xlabel('Detuning (M_KK)')
ax3.set_ylabel('Hybridization gap delta (M_KK)')
ax3.set_title('A-B Avoided Crossing Gaps')
ax3.legend(fontsize=8)

# Panel 4: Negative frequency mode dispersion
ax4 = fig.add_subplot(gs[1, 0])
neg_omegas = []
neg_k = []
for ki in range(N_k):
    for mi in range(N_modes):
        if omega_full[ki, mi] < 0:
            neg_omegas.append(omega_full[ki, mi])
            neg_k.append(k_eff[ki])
if neg_omegas:
    ax4.scatter(neg_k, neg_omegas, c='red', s=30, zorder=5, label='Negative modes')
ax4.axhline(y=0, color='gray', linestyle='-')
# Also plot first few positive modes
for mi in range(min(5, N_modes)):
    omegas_mi = [omega_full[ki, mi] for ki in range(N_k)]
    ax4.plot(k_eff, omegas_mi, 'b-', alpha=0.3, linewidth=0.5)
ax4.set_xlabel('k_eff')
ax4.set_ylabel('omega (M_KK)')
ax4.set_title('Negative-frequency mode dispersion')
ax4.legend(fontsize=8)
ax4.set_ylim(-3, 3)

# Panel 5: V_AB coupling matrix heatmap
ax5 = fig.add_subplot(gs[1, 1])
im = ax5.imshow(np.abs(V_AB[:12, :]), aspect='auto', cmap='viridis')
ax5.set_xlabel('B mode')
ax5.set_ylabel('A mode')
ax5.set_title('|V_AB| coupling (first 12 A modes)')
plt.colorbar(im, ax=ax5, label='M_KK')

# Panel 6: Landau-Zener probability vs sweep rate
ax6 = fig.add_subplot(gs[1, 2])
sweep_rates = np.logspace(-2, 4, 200)
P_LZ_scan = np.exp(-PI * delta_AB_exact**2 / (2 * sweep_rates))
P_adiab_scan = 1 - P_LZ_scan
Gamma_conv_scan = P_adiab_scan * sweep_rates / delta_AB_exact
ax6.semilogy(sweep_rates, Gamma_conv_scan / H_fold, 'b-', linewidth=2)
ax6.axhline(y=1, color='red', linestyle='--', label='H_fold')
ax6.axvline(x=d_detuning_dt, color='green', linestyle='--',
            label=f'd(det)/dt = {d_detuning_dt:.0f}')
ax6.set_xlabel('|d(detuning)/dt| (M_KK^2)')
ax6.set_ylabel('Gamma_conv / H_fold')
ax6.set_title('LZ Conversion Rate vs Sweep Rate')
ax6.legend(fontsize=8)

fig.suptitle('AB-PARAMETRIC-63: Parametric Amplification Reheating via A-B Conversion',
             fontsize=13, fontweight='bold')

plt.savefig(str(OUT_PNG), dpi=150, bbox_inches='tight')
print(f"Saved: {OUT_PNG}")

elapsed = time.time() - t_start
print(f"\nTotal runtime: {elapsed:.1f}s")
print("DONE")
